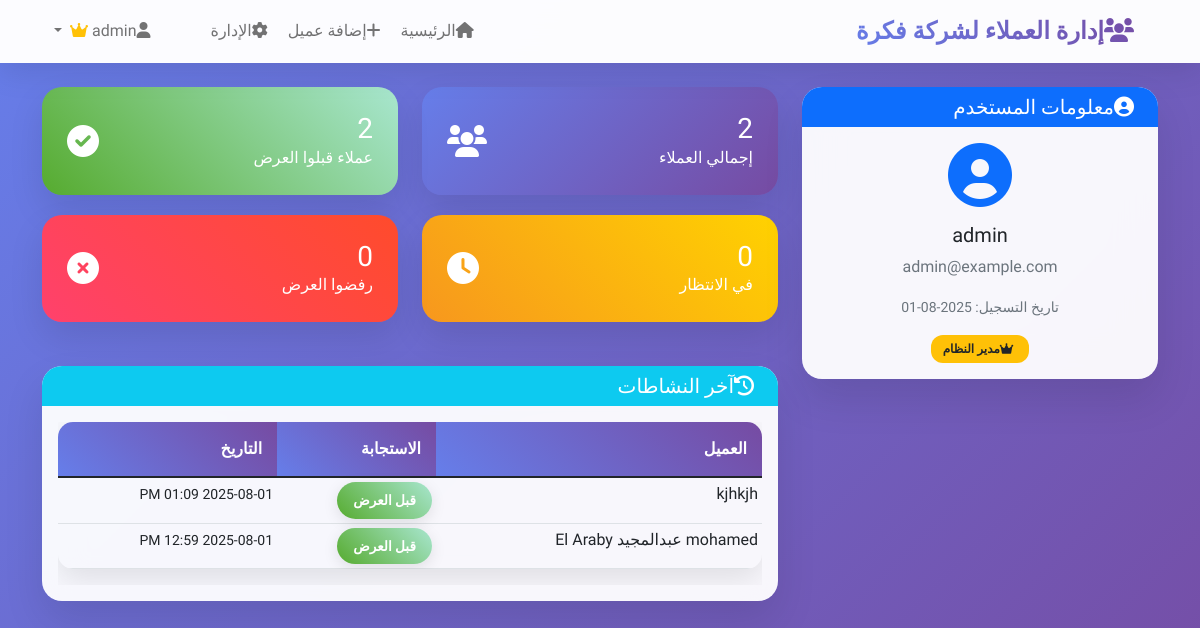
The app's page /profile (signed in), older data.
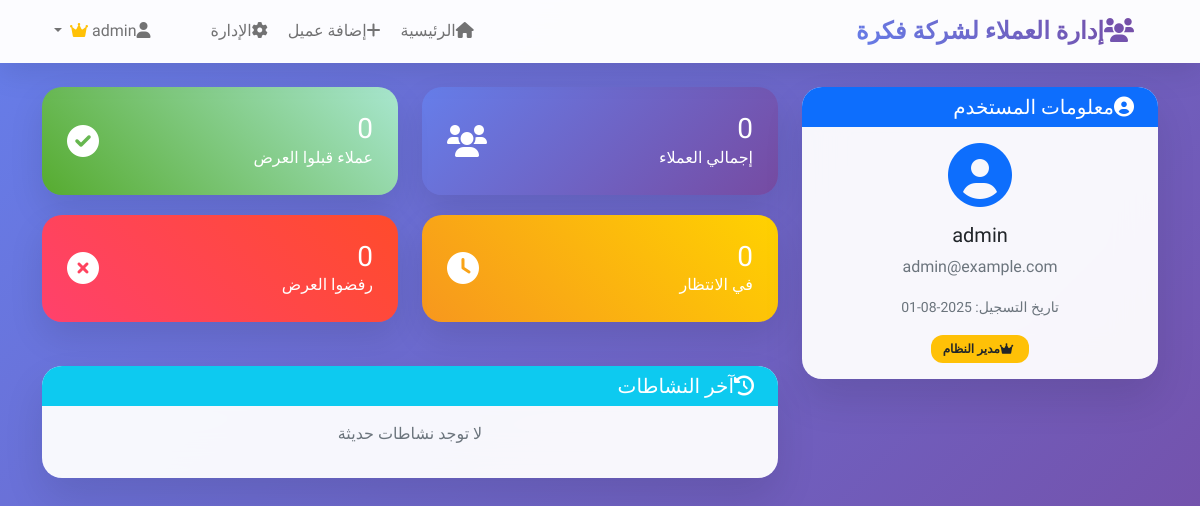
The same page, newer data.
### app/models.py (models this page shows, shortened)
class Client(db.Model):
    id = db.Column(db.Integer, primary_key=True)
    name = db.Column(db.String(100), nullable=False)
    phone = db.Column(db.String(20), nullable=False)
    call_date = db.Column(db.DateTime, default=datetime.utcnow)
    response = db.Column(db.String(50), nullable=False)
    notes = db.Column(db.Text)
    created_at = db.Column(db.DateTime, default=datetime.utcnow)
    user_id = db.Column(db.Integer, db.ForeignKey('user.id'), nullable=False)
    user = db.relationship('User', backref=db.backref('clients', lazy=True))

### app/main.py (the view)
@main.route('/profile')
@login_required
def profile():
    return render_template('profile.html')

### app/auth.py (called while the page is built)
@login_manager.user_loader
def load_user(user_id):
    return User.query.get(int(user_id))

### templates/profile.html (shortened to what the changed rows need)
{% extends "base.html" %}
{% block content %}
<div class="row">
    <div class="col-md-8">
        <div class="row">
            <div class="col-md-6">
                <div class="stats-card">
                    <div class="d-flex justify-content-between align-items-center">
                        <div>
                            <h3 class="mb-0">{{ current_user.clients|length }}</h3>
                            <p class="mb-0">إجمالي العملاء</p>
                        </div>
                    </div>
                </div>
            </div>
            <div class="col-md-6">
                <div class="stats-card" style="background: linear-gradient(45deg, #56ab2f, #a8e6cf);">
                    <div class="d-flex justify-content-between align-items-center">
                        <div>
                            <h3 class="mb-0">
                                {{ current_user.clients|selectattr('response', 'equalto', 'قبل العرض')|list|length }}
                            </h3>
                            <p class="mb-0">عملاء قبلوا العرض</p>
                        </div>
                    </div>
                </div>
            </div>
        </div>
        <div class="card mt-4">
            <div class="card-body">
                {% if current_user.clients %}
                <div class="table-responsive">
                    <table class="table table-sm">
                        <thead>
                            <tr>
                                <th>العميل</th>
                                <th>الاستجابة</th>
                                <th>التاريخ</th>
                            </tr>
                        </thead>
                        <tbody>
                            {% for client in current_user.clients|sort(attribute='created_at', reverse=true) %}
                            {% if loop.index <= 5 %}
                            <tr>
                                <td>{{ client.name }}</td>
                                <td>
                                    {% if client.response == 'قبل العرض' %}
                                        <span class="response-badge response-accepted">{{ client.response }}</span>
                                    {% elif client.response == 'رفض' %}
                                        <span class="response-badge response-rejected">{{ client.response }}</span>
                                    {% else %}
                                        <span class="response-badge response-pending">{{ client.response }}</span>
                                    {% endif %}
                                </td>
                                <td>
                                    <small>{{ client.created_at.strftime('%Y-%m-%d %I:%M %p') }}</small>
                                </td>
                            </tr>
                            {% endif %}
                            {% endfor %}
                        </tbody>
                    </table>
                </div>
                {% else %}
                <p class="text-muted text-center">لا توجد نشاطات حديثة</p>
                {% endif %}
            </div>
        </div>
    </div>
</div>
{% endblock %}

Row changes from the older to the newer data that the page shows:
removed Client: name "kjhkjh", response "قبل العرض", created_at "2025-08-01 01:09 PM"
removed Client: name "mohamed عبدالمجيد El Araby", response "قبل العرض", created_at "2025-08-01 12:59 PM"
Text that changed along with them:
{{ current_user.clients|length }}: "2" → "0"
text no longer shown: "2 العميل الاستجابة التاريخ"
text now shown: "0 لا توجد نشاطات حديثة"
